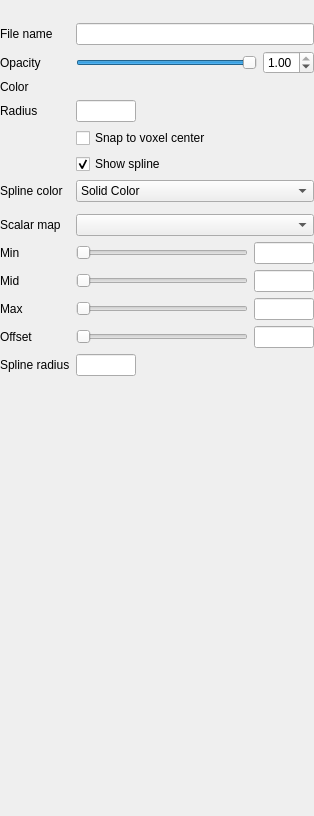
<?xml version="1.0" encoding="UTF-8"?>
<ui version="4.0">
 <class>PanelPointSet</class>
 <widget class="QScrollArea" name="PanelPointSet">
  <property name="geometry">
   <rect>
    <x>0</x>
    <y>0</y>
    <width>314</width>
    <height>816</height>
   </rect>
  </property>
  <property name="windowTitle">
   <string>ScrollArea</string>
  </property>
  <property name="frameShape">
   <enum>QFrame::NoFrame</enum>
  </property>
  <property name="widgetResizable">
   <bool>true</bool>
  </property>
  <widget class="QWidget" name="scrollAreaWidgetContents">
   <property name="geometry">
    <rect>
     <x>0</x>
     <y>0</y>
     <width>314</width>
     <height>816</height>
    </rect>
   </property>
   <layout class="QVBoxLayout" name="verticalLayout">
    <property name="margin">
     <number>0</number>
    </property>
    <item>
     <layout class="QVBoxLayout" name="verticalLayoutToolbar">
      <property name="spacing">
       <number>0</number>
      </property>
      <property name="topMargin">
       <number>0</number>
      </property>
      <property name="rightMargin">
       <number>0</number>
      </property>
      <item>
       <widget class="QToolBar" name="toolbar">
        <property name="iconSize">
         <size>
          <width>24</width>
          <height>24</height>
         </size>
        </property>
        <property name="floatable">
         <bool>false</bool>
        </property>
       </widget>
      </item>
     </layout>
    </item>
    <item>
     <layout class="QGridLayout" name="gridLayout">
      <item row="0" column="0">
       <widget class="QLabel" name="labelFileName">
        <property name="text">
         <string>File name</string>
        </property>
       </widget>
      </item>
      <item row="0" column="1">
       <widget class="QLineEdit" name="lineEditFileName"/>
      </item>
      <item row="1" column="0">
       <widget class="QLabel" name="labelOpacity">
        <property name="text">
         <string>Opacity</string>
        </property>
       </widget>
      </item>
      <item row="1" column="1">
       <layout class="QHBoxLayout" name="horizontalLayout_2">
        <item>
         <widget class="QSlider" name="sliderOpacity">
          <property name="maximum">
           <number>100</number>
          </property>
          <property name="value">
           <number>100</number>
          </property>
          <property name="orientation">
           <enum>Qt::Horizontal</enum>
          </property>
         </widget>
        </item>
        <item>
         <widget class="QDoubleSpinBox" name="doubleSpinBoxOpacity">
          <property name="maximum">
           <double>1.000000000000000</double>
          </property>
          <property name="singleStep">
           <double>0.100000000000000</double>
          </property>
          <property name="value">
           <double>1.000000000000000</double>
          </property>
         </widget>
        </item>
       </layout>
      </item>
      <item row="6" column="0">
       <widget class="QLabel" name="labelSplineColor">
        <property name="text">
         <string>Spline color</string>
        </property>
       </widget>
      </item>
      <item row="6" column="1">
       <widget class="QComboBox" name="comboBoxSplineColor">
        <item>
         <property name="text">
          <string>Solid Color</string>
         </property>
        </item>
        <item>
         <property name="text">
          <string>Heatscale</string>
         </property>
        </item>
       </widget>
      </item>
      <item row="8" column="0">
       <widget class="QLabel" name="labelScalarMap">
        <property name="text">
         <string>Scalar map</string>
        </property>
       </widget>
      </item>
      <item row="8" column="1">
       <widget class="QComboBox" name="comboBoxScalarMap"/>
      </item>
      <item row="9" column="0">
       <widget class="QLabel" name="labelMin">
        <property name="text">
         <string>Min</string>
        </property>
       </widget>
      </item>
      <item row="9" column="1">
       <layout class="QHBoxLayout" name="horizontalLayout_9">
        <item>
         <widget class="QSlider" name="sliderMin">
          <property name="maximum">
           <number>100</number>
          </property>
          <property name="orientation">
           <enum>Qt::Horizontal</enum>
          </property>
         </widget>
        </item>
        <item>
         <widget class="QLineEdit" name="lineEditMin">
          <property name="sizePolicy">
           <sizepolicy hsizetype="Fixed" vsizetype="Fixed">
            <horstretch>0</horstretch>
            <verstretch>0</verstretch>
           </sizepolicy>
          </property>
          <property name="maximumSize">
           <size>
            <width>60</width>
            <height>16777215</height>
           </size>
          </property>
         </widget>
        </item>
       </layout>
      </item>
      <item row="10" column="0">
       <widget class="QLabel" name="labelMid">
        <property name="text">
         <string>Mid</string>
        </property>
       </widget>
      </item>
      <item row="10" column="1">
       <layout class="QHBoxLayout" name="horizontalLayout_7">
        <item>
         <widget class="QSlider" name="sliderMid">
          <property name="maximum">
           <number>100</number>
          </property>
          <property name="orientation">
           <enum>Qt::Horizontal</enum>
          </property>
         </widget>
        </item>
        <item>
         <widget class="QLineEdit" name="lineEditMid">
          <property name="sizePolicy">
           <sizepolicy hsizetype="Fixed" vsizetype="Fixed">
            <horstretch>0</horstretch>
            <verstretch>0</verstretch>
           </sizepolicy>
          </property>
          <property name="maximumSize">
           <size>
            <width>60</width>
            <height>16777215</height>
           </size>
          </property>
         </widget>
        </item>
       </layout>
      </item>
      <item row="11" column="0">
       <widget class="QLabel" name="labelMax">
        <property name="text">
         <string>Max</string>
        </property>
       </widget>
      </item>
      <item row="11" column="1">
       <layout class="QHBoxLayout" name="horizontalLayout_11">
        <item>
         <widget class="QSlider" name="sliderMax">
          <property name="maximum">
           <number>100</number>
          </property>
          <property name="orientation">
           <enum>Qt::Horizontal</enum>
          </property>
         </widget>
        </item>
        <item>
         <widget class="QLineEdit" name="lineEditMax">
          <property name="sizePolicy">
           <sizepolicy hsizetype="Fixed" vsizetype="Fixed">
            <horstretch>0</horstretch>
            <verstretch>0</verstretch>
           </sizepolicy>
          </property>
          <property name="maximumSize">
           <size>
            <width>60</width>
            <height>16777215</height>
           </size>
          </property>
         </widget>
        </item>
       </layout>
      </item>
      <item row="12" column="0">
       <widget class="QLabel" name="labelOffset">
        <property name="text">
         <string>Offset</string>
        </property>
       </widget>
      </item>
      <item row="12" column="1">
       <layout class="QHBoxLayout" name="horizontalLayout_14">
        <item>
         <widget class="QSlider" name="sliderOffset">
          <property name="maximum">
           <number>100</number>
          </property>
          <property name="orientation">
           <enum>Qt::Horizontal</enum>
          </property>
         </widget>
        </item>
        <item>
         <widget class="QLineEdit" name="lineEditOffset">
          <property name="sizePolicy">
           <sizepolicy hsizetype="Fixed" vsizetype="Fixed">
            <horstretch>0</horstretch>
            <verstretch>0</verstretch>
           </sizepolicy>
          </property>
          <property name="maximumSize">
           <size>
            <width>60</width>
            <height>16777215</height>
           </size>
          </property>
         </widget>
        </item>
       </layout>
      </item>
      <item row="13" column="0">
       <widget class="QLabel" name="labelSplineRadius">
        <property name="text">
         <string>Spline radius</string>
        </property>
       </widget>
      </item>
      <item row="13" column="1">
       <layout class="QHBoxLayout" name="horizontalLayout_17">
        <item>
         <widget class="QLineEdit" name="lineEditSplineRadius">
          <property name="maximumSize">
           <size>
            <width>60</width>
            <height>16777215</height>
           </size>
          </property>
         </widget>
        </item>
        <item>
         <spacer name="horizontalSpacer">
          <property name="orientation">
           <enum>Qt::Horizontal</enum>
          </property>
          <property name="sizeHint" stdset="0">
           <size>
            <width>40</width>
            <height>20</height>
           </size>
          </property>
         </spacer>
        </item>
       </layout>
      </item>
      <item row="3" column="0">
       <widget class="QLabel" name="labelRadius">
        <property name="text">
         <string>Radius</string>
        </property>
       </widget>
      </item>
      <item row="3" column="1">
       <layout class="QHBoxLayout" name="horizontalLayout">
        <item>
         <widget class="QLineEdit" name="lineEditRadius">
          <property name="maximumSize">
           <size>
            <width>60</width>
            <height>16777215</height>
           </size>
          </property>
         </widget>
        </item>
        <item>
         <spacer name="horizontalSpacer_2">
          <property name="orientation">
           <enum>Qt::Horizontal</enum>
          </property>
          <property name="sizeHint" stdset="0">
           <size>
            <width>40</width>
            <height>20</height>
           </size>
          </property>
         </spacer>
        </item>
       </layout>
      </item>
      <item row="4" column="1">
       <widget class="QCheckBox" name="checkBoxSnapToCenter">
        <property name="text">
         <string>Snap to voxel center</string>
        </property>
       </widget>
      </item>
      <item row="5" column="1">
       <widget class="QCheckBox" name="checkBoxShowSpline">
        <property name="text">
         <string>Show spline</string>
        </property>
        <property name="checked">
         <bool>true</bool>
        </property>
       </widget>
      </item>
      <item row="2" column="1">
       <layout class="QHBoxLayout" name="horizontalLayout_3">
        <item>
         <widget class="QtColorPicker" name="colorpickerPointColor" native="true"/>
        </item>
        <item>
         <spacer name="horizontalSpacer_3">
          <property name="orientation">
           <enum>Qt::Horizontal</enum>
          </property>
          <property name="sizeHint" stdset="0">
           <size>
            <width>0</width>
            <height>0</height>
           </size>
          </property>
         </spacer>
        </item>
       </layout>
      </item>
      <item row="2" column="0">
       <widget class="QLabel" name="labelColor_2">
        <property name="text">
         <string>Color</string>
        </property>
       </widget>
      </item>
      <item row="7" column="1">
       <layout class="QHBoxLayout" name="horizontalLayout_4">
        <item>
         <widget class="QtColorPicker" name="colorpickerSplineColor" native="true"/>
        </item>
        <item>
         <spacer name="horizontalSpacer_4">
          <property name="orientation">
           <enum>Qt::Horizontal</enum>
          </property>
          <property name="sizeHint" stdset="0">
           <size>
            <width>1</width>
            <height>0</height>
           </size>
          </property>
         </spacer>
        </item>
       </layout>
      </item>
     </layout>
    </item>
    <item>
     <spacer name="verticalSpacer">
      <property name="orientation">
       <enum>Qt::Vertical</enum>
      </property>
      <property name="sizeHint" stdset="0">
       <size>
        <width>0</width>
        <height>0</height>
       </size>
      </property>
     </spacer>
    </item>
   </layout>
  </widget>
 </widget>
 <customwidgets>
  <customwidget>
   <class>QtColorPicker</class>
   <extends>QWidget</extends>
   <header>qtcolorpicker.h</header>
   <container>1</container>
   <slots>
    <signal>colorChanged(QColor)</signal>
    <signal>currentColorChanged(QColor)</signal>
   </slots>
  </customwidget>
 </customwidgets>
 <resources/>
 <connections>
  <connection>
   <sender>sliderOpacity</sender>
   <signal>valueChanged(int)</signal>
   <receiver>PanelPointSet</receiver>
   <slot>OnSliderOpacity(int)</slot>
   <hints>
    <hint type="sourcelabel">
     <x>251</x>
     <y>216</y>
    </hint>
    <hint type="destinationlabel">
     <x>-22</x>
     <y>217</y>
    </hint>
   </hints>
  </connection>
  <connection>
   <sender>lineEditRadius</sender>
   <signal>textEdited(QString)</signal>
   <receiver>PanelPointSet</receiver>
   <slot>OnLineEditRadius(QString)</slot>
   <hints>
    <hint type="sourcelabel">
     <x>108</x>
     <y>261</y>
    </hint>
    <hint type="destinationlabel">
     <x>58</x>
     <y>282</y>
    </hint>
   </hints>
  </connection>
  <connection>
   <sender>sliderMin</sender>
   <signal>valueChanged(int)</signal>
   <receiver>PanelPointSet</receiver>
   <slot>OnSliderMin(int)</slot>
   <hints>
    <hint type="sourcelabel">
     <x>245</x>
     <y>427</y>
    </hint>
    <hint type="destinationlabel">
     <x>46</x>
     <y>644</y>
    </hint>
   </hints>
  </connection>
  <connection>
   <sender>sliderMid</sender>
   <signal>valueChanged(int)</signal>
   <receiver>PanelPointSet</receiver>
   <slot>OnSliderMid(int)</slot>
   <hints>
    <hint type="sourcelabel">
     <x>245</x>
     <y>460</y>
    </hint>
    <hint type="destinationlabel">
     <x>86</x>
     <y>605</y>
    </hint>
   </hints>
  </connection>
  <connection>
   <sender>sliderMax</sender>
   <signal>valueChanged(int)</signal>
   <receiver>PanelPointSet</receiver>
   <slot>OnSliderMax(int)</slot>
   <hints>
    <hint type="sourcelabel">
     <x>245</x>
     <y>493</y>
    </hint>
    <hint type="destinationlabel">
     <x>87</x>
     <y>668</y>
    </hint>
   </hints>
  </connection>
  <connection>
   <sender>sliderOffset</sender>
   <signal>valueChanged(int)</signal>
   <receiver>PanelPointSet</receiver>
   <slot>OnSliderOffset(int)</slot>
   <hints>
    <hint type="sourcelabel">
     <x>245</x>
     <y>526</y>
    </hint>
    <hint type="destinationlabel">
     <x>88</x>
     <y>715</y>
    </hint>
   </hints>
  </connection>
  <connection>
   <sender>lineEditSplineRadius</sender>
   <signal>textEdited(QString)</signal>
   <receiver>PanelPointSet</receiver>
   <slot>OnLineEditSplineRadius(QString)</slot>
   <hints>
    <hint type="sourcelabel">
     <x>119</x>
     <y>564</y>
    </hint>
    <hint type="destinationlabel">
     <x>113</x>
     <y>754</y>
    </hint>
   </hints>
  </connection>
  <connection>
   <sender>lineEditMin</sender>
   <signal>textEdited(QString)</signal>
   <receiver>PanelPointSet</receiver>
   <slot>OnLineEditMin(QString)</slot>
   <hints>
    <hint type="sourcelabel">
     <x>293</x>
     <y>422</y>
    </hint>
    <hint type="destinationlabel">
     <x>258</x>
     <y>624</y>
    </hint>
   </hints>
  </connection>
  <connection>
   <sender>lineEditMid</sender>
   <signal>textEdited(QString)</signal>
   <receiver>PanelPointSet</receiver>
   <slot>OnLineEditMid(QString)</slot>
   <hints>
    <hint type="sourcelabel">
     <x>264</x>
     <y>460</y>
    </hint>
    <hint type="destinationlabel">
     <x>267</x>
     <y>699</y>
    </hint>
   </hints>
  </connection>
  <connection>
   <sender>lineEditMax</sender>
   <signal>textEdited(QString)</signal>
   <receiver>PanelPointSet</receiver>
   <slot>OnLineEditMax(QString)</slot>
   <hints>
    <hint type="sourcelabel">
     <x>280</x>
     <y>498</y>
    </hint>
    <hint type="destinationlabel">
     <x>215</x>
     <y>738</y>
    </hint>
   </hints>
  </connection>
  <connection>
   <sender>lineEditOffset</sender>
   <signal>textEdited(QString)</signal>
   <receiver>PanelPointSet</receiver>
   <slot>OnLineEditOffset(QString)</slot>
   <hints>
    <hint type="sourcelabel">
     <x>256</x>
     <y>527</y>
    </hint>
    <hint type="destinationlabel">
     <x>234</x>
     <y>766</y>
    </hint>
   </hints>
  </connection>
  <connection>
   <sender>comboBoxScalarMap</sender>
   <signal>currentIndexChanged(int)</signal>
   <receiver>PanelPointSet</receiver>
   <slot>OnComboScalarMap(int)</slot>
   <hints>
    <hint type="sourcelabel">
     <x>310</x>
     <y>400</y>
    </hint>
    <hint type="destinationlabel">
     <x>268</x>
     <y>254</y>
    </hint>
   </hints>
  </connection>
 </connections>
 <slots>
  <slot>OnSliderOpacity(int)</slot>
  <slot>OnSliderMin(int)</slot>
  <slot>OnSliderMid(int)</slot>
  <slot>OnSliderMax(int)</slot>
  <slot>OnSliderOffset(int)</slot>
  <slot>OnLineEditMin(QString)</slot>
  <slot>OnLineEditMid(QString)</slot>
  <slot>OnLineEditMax(QString)</slot>
  <slot>OnLineEditOffset(QString)</slot>
  <slot>OnLineEditRadius(QString)</slot>
  <slot>OnLineEditSplineRadius(QString)</slot>
  <slot>OnComboScalarMap(int)</slot>
 </slots>
</ui>
